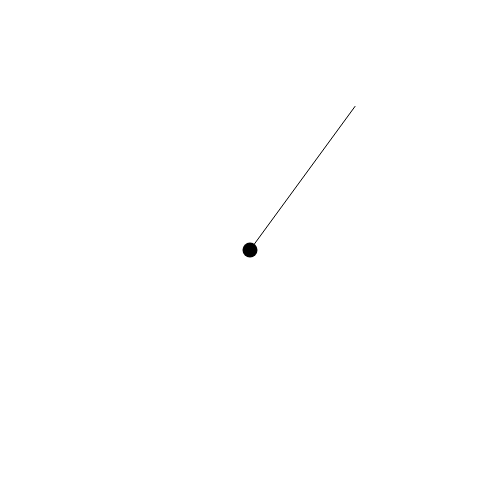
Frame 1 (no input)
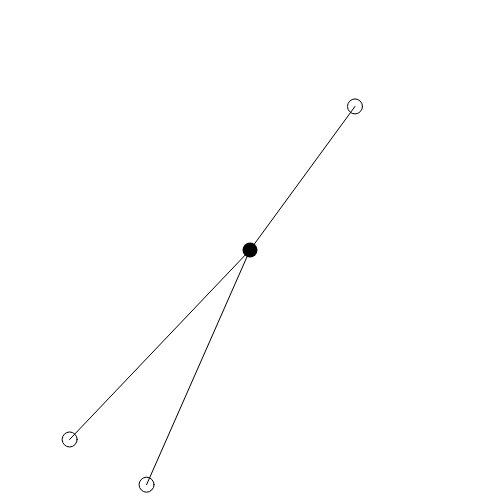
Frame 60 (no input)
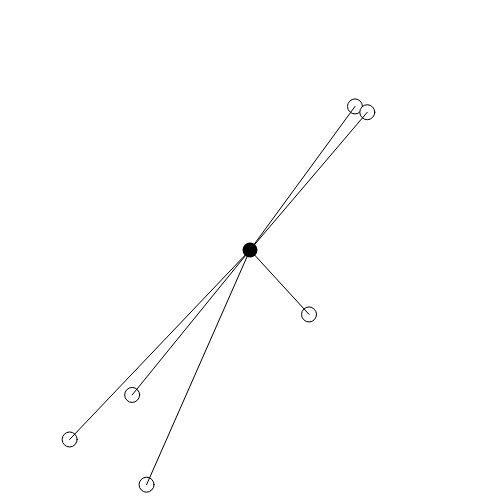
Frame 120 (the mouse pressed at the canvas centre since frame 60)

The p5.js sketch that drew these frames (run headless with seeded random() and noise() and a simulated clock; from frame 60 on, the mouse is pressed at the canvas centre):

// p5.js sketch
// ── sketch.js
//for the ellipses
var ellipseX_each, ellipseY_each;
var ellipse_array = [];//pile up the ellipse_count
var ellipse_count = 0;//++ with the frames until totalellipses
var totalellipses = 20;
var ellipseR = 15;

//getting all the ellipse pos
var ellipse_array_all = [];//an array that stores all the data

//if controller hit it or not?
var controllerR = 15;
var controller = new p5.Vector(250, 250);//position
var addx = new p5.Vector(5, 0);
var addy = new p5.Vector(0, 5);

//different framerates / speeds / animations
var keyframe = 0;
var currentime = 0;
var updateRate = 16.66;
var smallellipse_rate = 333;//change this to change the framerate of random ellipses
var debug = 0.1;//theoretically this should work but it needs to be modified, smallellipse_rate is not supposed to be changed right now.

//physics engine = collision class
var distance = new p5.Vector(0,0);
var passme = []; //to pass the count during collision (to check which one is being hitting)
var passcount = 0; //adds up in the passme array
var passme_each = -1;//set this to -1 so the if statement wouldnt be initialized at first
var collision_check = 0;//check collision
var ellipse_vector = new p5.Vector(0,0);
var ellipse_detector = new p5.Vector(0,0);
var distance_detector = new p5.Vector(0,0);//detect collision outside of the if statement
var distt = 0; //to check length

function setup() {
  createCanvas(500,500);
}

function draw() {
  frameRate(60);
  background(255);
  
  
  //update ellipse_array per frame(the drawing part not the calculation part)
  ellipseX_each = random(5, 495);
  ellipseY_each = random(5, 495);
  for(i = 0; i <= ellipse_array.length; i ++){
      fill(255);
      stroke(0.4);
    if(ellipse_array[i])
    ellipse(ellipse_array[i].x, ellipse_array[i].y, ellipseR, ellipseR);
    
    //1. collision happens.  2. this function detects which one is colliding
    if(i == passme_each){
      ellipse_array[i].x += distance.x;
      ellipse_array[i].y += distance.y;
    }
    
  }
  
  
  //for the ellipses (updated 5 fps)
  if(currentime >= smallellipse_rate*keyframe){
    if(keyframe > 1000/smallellipse_rate-debug){
      keyframe = 0;
    }else{
      smallellipse();
      keyframe ++;
    }
    //print(1000/smallellipse_rate);
  }
  
  //getting all the ellipse pos (updated 60 fps)
  gettingellipsepos_all(ellipseX_each, ellipseY_each);
  
  //controller class (updated 60 fps)
  controllerclass();
  
  //physics class (updated 60 fps)
  physicsclass();
  
  //split different classes in different framerates
  timeManager();
  
}


function timeManager(){
  currentime += updateRate;
  if(currentime >= 1000){
    currentime = 0;
  }
      // print("currentime");
      // print(currentime);
}

function smallellipse(){
  fill(0,0,255);
  ellipse_array[ellipse_count] = {"x": ellipseX_each, "y": ellipseY_each, "d": distance};
  //ellipse_array[ellipse_count].d is a pvector that contains the collision speed
  if(ellipse_count <= totalellipses){
  ellipse_count ++;
  }
  

}

function gettingellipsepos_all(xx, yy){
  for (i=0; i<ellipse_count; i++){
    ellipse_array_all[i] = { "x": xx, "y": yy};
  }
}

function keyPressed(){
  if (keyCode === 65) {//left
    //print("left");
    controller.sub(addx);
  } else if (keyCode === 68) {//right
    //print("right");
    controller.add(addx);
  }
  if (keyCode === 87) {//up
    controller.sub(addy);
    //print("up");
  } else if (keyCode === 83) {//down
    controller.add(addy);
    //print("down");
  }
}

function controllerclass(){
  fill(0);
  noStroke();
  //print(controller.x, controller.y);
  ellipse(controller.x, controller.y, controllerR, controllerR);
  
}

function physicsclass(){
  
  
  
  
    if(ellipse_array){
    for(i=0; i<= ellipse_array.length; i++){
      if(ellipse_array[i]){
        //print(ellipse_array[i].x);//this is the data you ALWAYS need
        
      
      //distance checking (for perfect collisions)
      ellipse_detector.set(ellipse_array[i].x, ellipse_array[i].y);
      distance_detector = p5.Vector.dist(ellipse_detector, controller);
      stroke(0);
      strokeWeight(1);
      line(ellipse_array[i].x, ellipse_array[i].y, controller.x, controller.y);
      distt = int(dist(ellipse_array[i].x, ellipse_array[i].y, controller.x, controller.y));
        
      //local simplifier
      var cx = Math.floor(controller.x/10);
      var rx = Math.floor(ellipse_array[i].x/10);
      var cy = Math.floor(controller.y/10);
      var ry = Math.floor(ellipse_array[i].y/10);
      
      //if(cx == rx && cy == ry){//when the collision happens
      if(distt <= (ellipseR + controllerR)/2){

      //for some reason this act weird if i put it outside of this if statement
      // so I have a complete different system outside, that repeats this step
      //at the same time don't fuck up this thing
      ellipse_vector.set(ellipse_array[i].x, ellipse_array[i].y);
      distance = ellipse_vector.sub(controller);
      
      //print(distance);
      distance.normalize();
          //check the collision then assign a speed vector
          //distance.x and distance.y is the hitting_angle/speed of the cubes getting hit
          
          for(j=0; j <= ellipse_array.length; j++){
          passme[j] = i;//everytime collision happen, mark which cube is it hitting
            if(passme[j]){
            //print(passme[j]);
            passme_each = passme[j];
            }
          }
        }
        
      }
    }
  }
}
